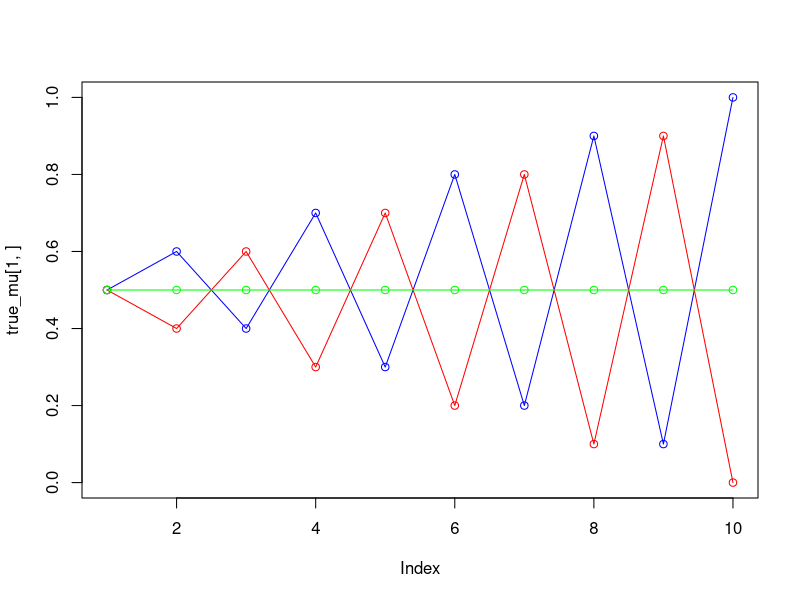
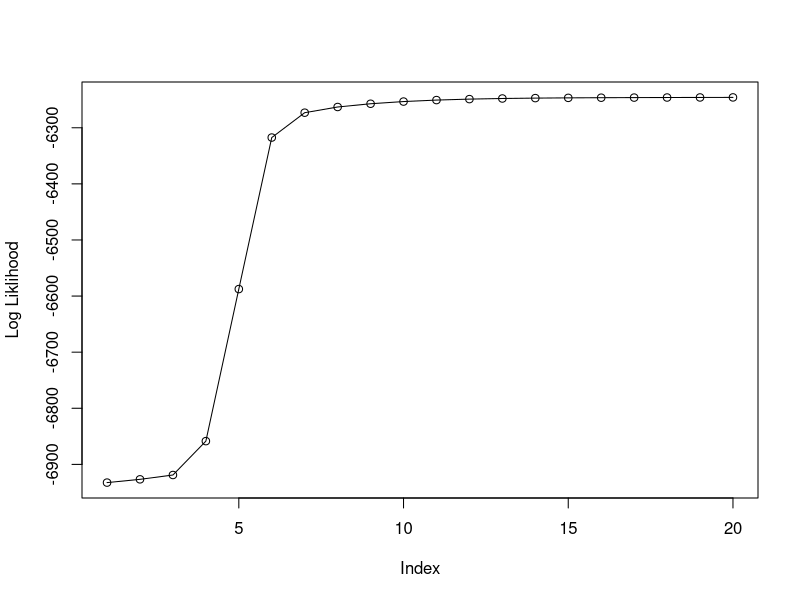

Recreate these plots in R, in order.
max_it <- 100 # max number of EM iterations
min_change <- 0.1 # min change in log likelihood between two consecutive EM iterations
N=1000 # number of training points
D=10 # number of dimensions
x <- matrix(nrow=N, ncol=D) # training data
true_pi <- vector(length = 3) # true mixing coefficients
true_mu <- matrix(nrow=3, ncol=D) # true conditional distributions
true_pi=c(1/3, 1/3, 1/3)
true_mu[1,]=c(0.5,0.6,0.4,0.7,0.3,0.8,0.2,0.9,0.1,1)
true_mu[2,]=c(0.5,0.4,0.6,0.3,0.7,0.2,0.8,0.1,0.9,0)
true_mu[3,]=c(0.5,0.5,0.5,0.5,0.5,0.5,0.5,0.5,0.5,0.5)
plot(true_mu[1,], type="o", col="blue", ylim=c(0,1))
points(true_mu[2,], type="o", col="red")
points(true_mu[3,], type="o", col="green")
# Producing the training data
for(n in 1:N) {
  k <- sample(1:3,1,prob=true_pi)
  for(d in 1:D) {
    x[n,d] <- rbinom(1,1,true_mu[k,d])
  }
}
K=3 # number of guessed components
z <- matrix(nrow=N, ncol=K) # fractional component assignments
pi <- vector(length = K) # mixing coefficients
mu <- matrix(nrow=K, ncol=D) # conditional distributions
llik <- vector(length = max_it) # log likelihood of the EM iterations
# Random initialization of the paramters
pi <- runif(K,0.49,0.51)
pi <- pi / sum(pi)
for(k in 1:K) {
  mu[k,] <- runif(D,0.49,0.51)
}

oldlikeli = 0
count = 0
  for(it in 1:max_it) 
{
    ll = vector(length = N)
    for(n in 1:N)
    {
      for(k in 1:K)
      {
       z[n,k] = prod(dbinom(x = x[n,], prob = mu[k,], size = 1)) * pi[k]
      }
      norms = z[n,]
      z[n,] = z[n,]/sum(z[n,])
      ll[n] = log(sum(norms))
    }
    
    llik[it] = sum(ll)
    
    #Log likelihood computation.
    #cat("iteration: ", it, "log likelihood: ", llik[it], "\n")
    flush.console()
    # Stop if the lok likelihood has not changed significantly
    # Your code here
    
    if(abs(oldlikeli - llik[it]) < min_change)
    {
      cat("Converge at iteration:", count, "with log likelihood:", llik[it])
      break
    }
    else
    {
      count = count+1
      oldlikeli = llik[it]
    }
    #M-step: ML parameter estimation from the data and fractional component assignments
    # Your code here
    nomi = colSums(z) # mixing coefficients
    pi = nomi/N
    
    for (k in 1:K) {
      mu[k,] = colSums(x*z[,k])/nomi[k]
    }
  }

plot(llik[1:it], type = "o", ylab = "Log Liklihood")


